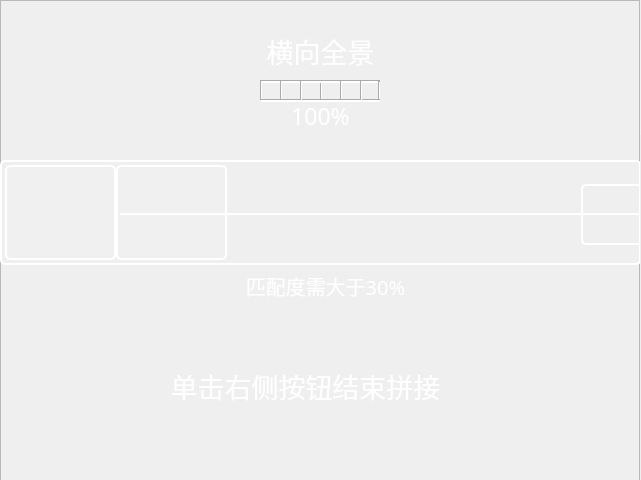
<?xml version="1.0" encoding="UTF-8"?>
<ui version="4.0">
 <class>Hp_Panorama</class>
 <widget class="QWidget" name="Hp_Panorama">
  <property name="geometry">
   <rect>
    <x>0</x>
    <y>0</y>
    <width>641</width>
    <height>480</height>
   </rect>
  </property>
  <property name="windowTitle">
   <string>Form</string>
  </property>
  <widget class="QFrame" name="frame_5">
   <property name="geometry">
    <rect>
     <x>0</x>
     <y>0</y>
     <width>640</width>
     <height>481</height>
    </rect>
   </property>
   <property name="styleSheet">
    <string notr="true"/>
   </property>
   <property name="frameShape">
    <enum>QFrame::StyledPanel</enum>
   </property>
   <property name="frameShadow">
    <enum>QFrame::Raised</enum>
   </property>
   <widget class="QFrame" name="frame_3">
    <property name="geometry">
     <rect>
      <x>0</x>
      <y>160</y>
      <width>641</width>
      <height>105</height>
     </rect>
    </property>
    <property name="styleSheet">
     <string notr="true">color: rgb(255, 255, 255);
border: 2px solid white; border-radius: 5px;</string>
    </property>
    <property name="frameShape">
     <enum>QFrame::StyledPanel</enum>
    </property>
    <property name="frameShadow">
     <enum>QFrame::Raised</enum>
    </property>
    <widget class="Line" name="line">
     <property name="geometry">
      <rect>
       <x>120</x>
       <y>53</y>
       <width>540</width>
       <height>2</height>
      </rect>
     </property>
     <property name="styleSheet">
      <string notr="true">color: rgb(255, 255, 255);
background-color: rgba(255, 255, 255, 150);</string>
     </property>
     <property name="orientation">
      <enum>Qt::Horizontal</enum>
     </property>
    </widget>
    <widget class="QLabel" name="panoramaView">
     <property name="geometry">
      <rect>
       <x>5</x>
       <y>5</y>
       <width>111</width>
       <height>95</height>
      </rect>
     </property>
     <property name="styleSheet">
      <string notr="true">background-color: rgba(255, 255, 255, 20);</string>
     </property>
     <property name="text">
      <string/>
     </property>
    </widget>
    <widget class="QLabel" name="panoramaView_2">
     <property name="geometry">
      <rect>
       <x>116</x>
       <y>5</y>
       <width>111</width>
       <height>95</height>
      </rect>
     </property>
     <property name="styleSheet">
      <string notr="true">background-color: rgba(255, 255, 255, 20);</string>
     </property>
     <property name="text">
      <string/>
     </property>
    </widget>
    <widget class="QToolButton" name="panorema_ok_2">
     <property name="geometry">
      <rect>
       <x>581</x>
       <y>24</y>
       <width>61</width>
       <height>61</height>
      </rect>
     </property>
     <property name="font">
      <font>
       <pointsize>17</pointsize>
      </font>
     </property>
     <property name="focusPolicy">
      <enum>Qt::NoFocus</enum>
     </property>
     <property name="styleSheet">
      <string notr="true">QToolButton {
background-color: transparent;
border-image:url(:/res/res/right.png);
}  
</string>
     </property>
     <property name="text">
      <string/>
     </property>
     <property name="iconSize">
      <size>
       <width>25</width>
       <height>25</height>
      </size>
     </property>
     <property name="autoRepeat">
      <bool>true</bool>
     </property>
     <property name="autoRepeatDelay">
      <number>1000</number>
     </property>
     <property name="autoRepeatInterval">
      <number>300</number>
     </property>
     <property name="autoRaise">
      <bool>true</bool>
     </property>
     <property name="arrowType">
      <enum>Qt::NoArrow</enum>
     </property>
    </widget>
    <zorder>panoramaView_2</zorder>
    <zorder>panoramaView</zorder>
    <zorder>line</zorder>
    <zorder>panorema_ok_2</zorder>
   </widget>
   <widget class="QFrame" name="frame_4">
    <property name="geometry">
     <rect>
      <x>90</x>
      <y>360</y>
      <width>461</width>
      <height>61</height>
     </rect>
    </property>
    <property name="styleSheet">
     <string notr="true">color: rgb(255, 255, 255);
border:0px;</string>
    </property>
    <property name="frameShape">
     <enum>QFrame::StyledPanel</enum>
    </property>
    <property name="frameShadow">
     <enum>QFrame::Raised</enum>
    </property>
    <widget class="QLabel" name="label_5">
     <property name="geometry">
      <rect>
       <x>40</x>
       <y>0</y>
       <width>351</width>
       <height>51</height>
      </rect>
     </property>
     <property name="font">
      <font>
       <family>Microsoft YaHei UI Light</family>
       <pointsize>20</pointsize>
      </font>
     </property>
     <property name="styleSheet">
      <string notr="true"/>
     </property>
     <property name="text">
      <string>单击右侧按钮结束拼接</string>
     </property>
     <property name="alignment">
      <set>Qt::AlignCenter</set>
     </property>
    </widget>
    <widget class="QToolButton" name="panorema_ok">
     <property name="geometry">
      <rect>
       <x>400</x>
       <y>0</y>
       <width>51</width>
       <height>51</height>
      </rect>
     </property>
     <property name="font">
      <font>
       <pointsize>17</pointsize>
      </font>
     </property>
     <property name="focusPolicy">
      <enum>Qt::NoFocus</enum>
     </property>
     <property name="styleSheet">
      <string notr="true">QToolButton {
background-color: transparent;
border-image:url(:/res/res/pic_confirm_ok.png);
}  
</string>
     </property>
     <property name="text">
      <string/>
     </property>
     <property name="iconSize">
      <size>
       <width>25</width>
       <height>25</height>
      </size>
     </property>
     <property name="autoRepeat">
      <bool>true</bool>
     </property>
     <property name="autoRepeatDelay">
      <number>1000</number>
     </property>
     <property name="autoRepeatInterval">
      <number>300</number>
     </property>
     <property name="autoRaise">
      <bool>true</bool>
     </property>
     <property name="arrowType">
      <enum>Qt::NoArrow</enum>
     </property>
    </widget>
   </widget>
   <widget class="Line" name="line_11">
    <property name="geometry">
     <rect>
      <x>320</x>
      <y>80</y>
      <width>2</width>
      <height>20</height>
     </rect>
    </property>
    <property name="styleSheet">
     <string notr="true">background-color: rgb(255, 255, 255);</string>
    </property>
    <property name="orientation">
     <enum>Qt::Vertical</enum>
    </property>
   </widget>
   <widget class="Line" name="line_12">
    <property name="geometry">
     <rect>
      <x>260</x>
      <y>80</y>
      <width>120</width>
      <height>3</height>
     </rect>
    </property>
    <property name="styleSheet">
     <string notr="true">background-color: rgb(255, 255, 255);</string>
    </property>
    <property name="orientation">
     <enum>Qt::Horizontal</enum>
    </property>
   </widget>
   <widget class="Line" name="line_13">
    <property name="geometry">
     <rect>
      <x>340</x>
      <y>80</y>
      <width>2</width>
      <height>20</height>
     </rect>
    </property>
    <property name="styleSheet">
     <string notr="true">background-color: rgb(255, 255, 255);</string>
    </property>
    <property name="orientation">
     <enum>Qt::Vertical</enum>
    </property>
   </widget>
   <widget class="Line" name="line_14">
    <property name="geometry">
     <rect>
      <x>280</x>
      <y>80</y>
      <width>2</width>
      <height>20</height>
     </rect>
    </property>
    <property name="styleSheet">
     <string notr="true">background-color: rgb(255, 255, 255);</string>
    </property>
    <property name="orientation">
     <enum>Qt::Vertical</enum>
    </property>
   </widget>
   <widget class="Line" name="line_15">
    <property name="geometry">
     <rect>
      <x>378</x>
      <y>81</y>
      <width>2</width>
      <height>20</height>
     </rect>
    </property>
    <property name="styleSheet">
     <string notr="true">background-color: rgb(255, 255, 255);</string>
    </property>
    <property name="orientation">
     <enum>Qt::Vertical</enum>
    </property>
   </widget>
   <widget class="Line" name="line_16">
    <property name="geometry">
     <rect>
      <x>260</x>
      <y>80</y>
      <width>2</width>
      <height>20</height>
     </rect>
    </property>
    <property name="styleSheet">
     <string notr="true">background-color: rgb(255, 255, 255);</string>
    </property>
    <property name="orientation">
     <enum>Qt::Vertical</enum>
    </property>
   </widget>
   <widget class="QLabel" name="label_7">
    <property name="geometry">
     <rect>
      <x>130</x>
      <y>30</y>
      <width>381</width>
      <height>41</height>
     </rect>
    </property>
    <property name="font">
     <font>
      <family>Microsoft YaHei</family>
      <pointsize>20</pointsize>
     </font>
    </property>
    <property name="styleSheet">
     <string notr="true">color: rgb(255, 255, 255);</string>
    </property>
    <property name="text">
     <string>横向全景</string>
    </property>
    <property name="alignment">
     <set>Qt::AlignCenter</set>
    </property>
   </widget>
   <widget class="Line" name="line_17">
    <property name="geometry">
     <rect>
      <x>261</x>
      <y>99</y>
      <width>119</width>
      <height>3</height>
     </rect>
    </property>
    <property name="styleSheet">
     <string notr="true">background-color: rgb(255, 255, 255);</string>
    </property>
    <property name="orientation">
     <enum>Qt::Horizontal</enum>
    </property>
   </widget>
   <widget class="Line" name="line_18">
    <property name="geometry">
     <rect>
      <x>300</x>
      <y>80</y>
      <width>2</width>
      <height>20</height>
     </rect>
    </property>
    <property name="styleSheet">
     <string notr="true">background-color: rgb(255, 255, 255);</string>
    </property>
    <property name="orientation">
     <enum>Qt::Vertical</enum>
    </property>
   </widget>
   <widget class="Line" name="line_19">
    <property name="geometry">
     <rect>
      <x>360</x>
      <y>80</y>
      <width>2</width>
      <height>20</height>
     </rect>
    </property>
    <property name="styleSheet">
     <string notr="true">background-color: rgb(255, 255, 255);</string>
    </property>
    <property name="orientation">
     <enum>Qt::Vertical</enum>
    </property>
   </widget>
   <widget class="QWidget" name="widget_2" native="true">
    <property name="geometry">
     <rect>
      <x>260</x>
      <y>100</y>
      <width>121</width>
      <height>31</height>
     </rect>
    </property>
    <property name="styleSheet">
     <string notr="true">border: 0px solid white;</string>
    </property>
    <widget class="QLabel" name="label_degree">
     <property name="geometry">
      <rect>
       <x>0</x>
       <y>0</y>
       <width>121</width>
       <height>31</height>
      </rect>
     </property>
     <property name="font">
      <font>
       <family>Microsoft YaHei</family>
       <pointsize>17</pointsize>
      </font>
     </property>
     <property name="styleSheet">
      <string notr="true">color: rgb(255, 255, 255);
border: 0px solid white;</string>
     </property>
     <property name="text">
      <string>100%</string>
     </property>
     <property name="textFormat">
      <enum>Qt::AutoText</enum>
     </property>
     <property name="alignment">
      <set>Qt::AlignCenter</set>
     </property>
     <property name="wordWrap">
      <bool>false</bool>
     </property>
    </widget>
   </widget>
   <widget class="QLabel" name="label_degreeTips">
    <property name="geometry">
     <rect>
      <x>160</x>
      <y>270</y>
      <width>331</width>
      <height>31</height>
     </rect>
    </property>
    <property name="font">
     <font>
      <family>Microsoft YaHei</family>
      <pointsize>15</pointsize>
     </font>
    </property>
    <property name="styleSheet">
     <string notr="true">color: rgb(255, 255, 255);</string>
    </property>
    <property name="text">
     <string>匹配度需大于30%</string>
    </property>
    <property name="alignment">
     <set>Qt::AlignCenter</set>
    </property>
   </widget>
  </widget>
  <widget class="QToolButton" name="panorema_save">
   <property name="geometry">
    <rect>
     <x>640</x>
     <y>290</y>
     <width>51</width>
     <height>51</height>
    </rect>
   </property>
   <property name="font">
    <font>
     <pointsize>17</pointsize>
    </font>
   </property>
   <property name="focusPolicy">
    <enum>Qt::NoFocus</enum>
   </property>
   <property name="styleSheet">
    <string notr="true">QToolButton {
background-color: transparent;
border-image:url(:/res/res/pic_confirm_ok.png);
}  
</string>
   </property>
   <property name="text">
    <string/>
   </property>
   <property name="iconSize">
    <size>
     <width>25</width>
     <height>25</height>
    </size>
   </property>
   <property name="autoRepeat">
    <bool>true</bool>
   </property>
   <property name="autoRepeatDelay">
    <number>1000</number>
   </property>
   <property name="autoRepeatInterval">
    <number>300</number>
   </property>
   <property name="autoRaise">
    <bool>true</bool>
   </property>
   <property name="arrowType">
    <enum>Qt::NoArrow</enum>
   </property>
  </widget>
  <widget class="QLabel" name="previewPanorama">
   <property name="geometry">
    <rect>
     <x>640</x>
     <y>40</y>
     <width>111</width>
     <height>95</height>
    </rect>
   </property>
   <property name="styleSheet">
    <string notr="true">background-color: rgba(255, 255, 255, 70);</string>
   </property>
   <property name="text">
    <string/>
   </property>
  </widget>
  <widget class="QToolButton" name="panorema_cancel">
   <property name="geometry">
    <rect>
     <x>640</x>
     <y>370</y>
     <width>51</width>
     <height>51</height>
    </rect>
   </property>
   <property name="font">
    <font>
     <pointsize>17</pointsize>
    </font>
   </property>
   <property name="focusPolicy">
    <enum>Qt::NoFocus</enum>
   </property>
   <property name="styleSheet">
    <string notr="true">QToolButton {
background-color: transparent;
border-image:url(:/res/res/cancel_panorama.png);
}
</string>
   </property>
   <property name="text">
    <string/>
   </property>
   <property name="iconSize">
    <size>
     <width>25</width>
     <height>25</height>
    </size>
   </property>
   <property name="autoRepeat">
    <bool>true</bool>
   </property>
   <property name="autoRepeatDelay">
    <number>1000</number>
   </property>
   <property name="autoRepeatInterval">
    <number>300</number>
   </property>
   <property name="autoRaise">
    <bool>true</bool>
   </property>
   <property name="arrowType">
    <enum>Qt::NoArrow</enum>
   </property>
  </widget>
  <widget class="QLabel" name="label_8">
   <property name="geometry">
    <rect>
     <x>650</x>
     <y>200</y>
     <width>381</width>
     <height>41</height>
    </rect>
   </property>
   <property name="font">
    <font>
     <family>Microsoft YaHei</family>
     <pointsize>20</pointsize>
    </font>
   </property>
   <property name="styleSheet">
    <string notr="true">color: rgb(255, 255, 255);
background-color: transparent;</string>
   </property>
   <property name="text">
    <string>单击下方按钮选择是否保存图片</string>
   </property>
   <property name="alignment">
    <set>Qt::AlignCenter</set>
   </property>
  </widget>
 </widget>
 <resources/>
 <connections/>
</ui>
